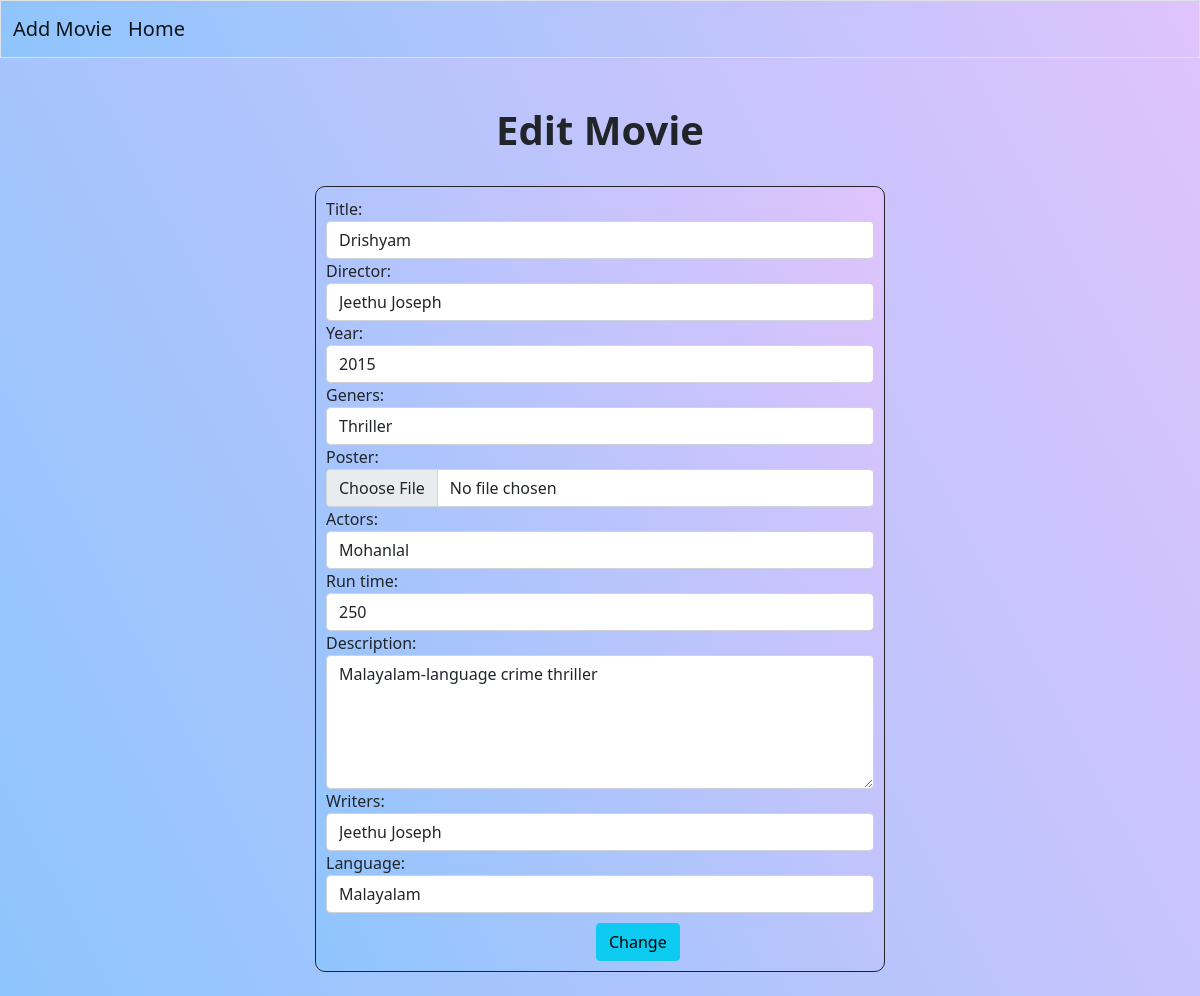
The app's page /myapp/movies/4/change/ with its own data.
### myapp/models.py (models this page shows, shortened)
class Movie(models.Model):
    title=models.CharField(max_length=200,unique=True)
    director=models.CharField(max_length=200)
    year=models.CharField(max_length=200)
    geners=models.CharField(max_length=200)
    poster=models.ImageField(upload_to='images',default="images/default.jpg",blank=True)
    actors=models.CharField(max_length=200)
    run_time=models.PositiveIntegerField()
    description=models.CharField(max_length=200,null=True)
    writers=models.CharField(max_length=200)
    language=models.CharField(max_length=200)

### myapp/views.py (the view, shortened to what this page needs)
# urls.py: path('movies/<int:pk>/change/',views.MovieUpdateView.as_view(),name='movie-update'),
class MovieUpdateView(View):
    def get(self,request,*args,**kwargs):
        id=kwargs.get('pk')
        movie_object=Movie.objects.get(id=id)
        form=MovieForm(instance=movie_object)
        return render(request,'movie_edit.html',{'form':form})

### myapp/forms.py
class MovieForm(forms.ModelForm):
    class Meta:
        model=Movie
        fields='__all__'
        widgets={
            'title':forms.TextInput(attrs={'class':'form-control'}),
            'director':forms.TextInput(attrs={'class':'form-control'}),
            'year':forms.TextInput(attrs={'class':'form-control'}),
            'geners':forms.TextInput(attrs={'class':'form-control'}),
            'poster':forms.FileInput(attrs={'class':'form-control'}),
            'actors':forms.TextInput(attrs={'class':'form-control'}),
            'run_time':forms.NumberInput(attrs={'class':'form-control'}),
            'description':forms.Textarea(attrs={'class':'form-control','rows':'5'}),
            'writers':forms.TextInput(attrs={'class':'form-control'}),
            'language':forms.TextInput(attrs={'class':'form-control'}),
        }

### myapp/templates/movie_edit.html (shortened to what this page needs)
<!DOCTYPE html>
<html lang="en">
<head>
    <link href="https://cdn.jsdelivr.net/npm/bootstrap@5.0.2/dist/css/bootstrap.min.css" rel="stylesheet">
</head>
<body style="background-color:  #8EC5FC;
background-image: linear-gradient(62deg, #8EC5FC 0%, #E0C3FC 100%);
;">
    <nav class="navbar navbar-expand-lg navbar-light border " style="background-color:  #8EC5FC;
    background-image: linear-gradient(62deg, #8EC5FC 0%, #E0C3FC 100%);
    ;">
        <div class="container-fluid">
          <a class="navbar-brand" href="{%url 'movie-add'%}">Add Movie</a>
          <div class="collapse navbar-collapse" id="navbarSupportedContent">
            <ul class="navbar-nav me-auto mb-2 mb-lg-0">
              <li class="nav-item">
                <a class="navbar-brand" aria-current="page" href="{%url 'movie-list'%}">Home</a>
              </li>
              </ul>
          </div>
        </div>
      </nav>
      <h1 class="text-center fw-bolder mt-5">Edit Movie</h1><br>
      <div class="container">
          <div class="row">
              <div class="col-3 "></div>
                  <div class="col-6 border border-dark" style="background-color: #8EC5FC;
                  background-image: linear-gradient(62deg, #8EC5FC 0%, #E0C3FC 100%);
                  ;padding: 10px; border-radius: 10px;">
                  <form action="" method="post" enctype="multipart/form-data">
                      {{form}}
                      <button type="submit" style="margin-left: 270px;margin-top: 10px;" class="btn btn-info">Change</button>
                  </form>
                  </div>
             <div class="col-3"></div>
          </div>
      </div><br>
</body>
</html>

### records on screen
Movie: title "Drishyam", director "Jeethu Joseph", year "2015", geners "Thriller", actors "Mohanlal", run_time "250", description "Malayalam-language crime thriller", writers "Jeethu Joseph", language "Malayalam"
